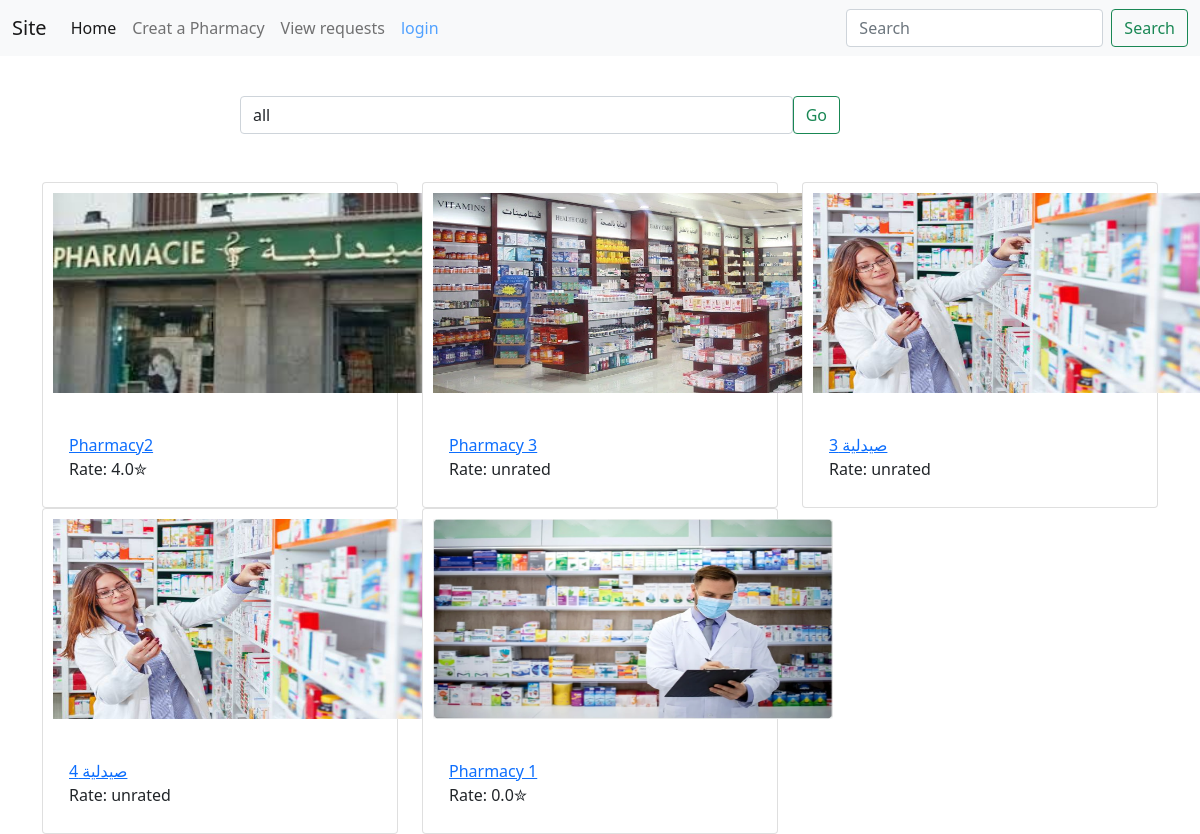
The page / on the database its author committed.
### app/models.py (models this page shows, shortened)
class Pharmacy(models.Model):
    user=models.ForeignKey(settings.AUTH_USER_MODEL,
        on_delete=models.CASCADE)
    Title = models.CharField(max_length=200)
    description=models.TextField()
    feed=models.DecimalField(max_digits=5,decimal_places=1,default=Decimal(3.0),null=True,blank=True)
    numoffeeds=models.DecimalField(max_digits=10**9,decimal_places=1,default=Decimal(0.0),null=True,blank=True)
    image = models.ImageField(default="")
    location=models.ForeignKey(government,on_delete=models.CASCADE,default=0)
    info_for_accepted_requests=models.TextField(default='')
    open=models.BooleanField(default=True)

### app/views.py (the view)
# urls.py: path('',homepage,name="home"),
def homepage(request):
    gv="all"
    phs=list(Pharmacy.objects.all().order_by('-feed'))
    gev=list(government.objects.all())
    return render(request,template_name="home.html",context={"phs":phs,"gev":gev,"gv":gv})

### app/models.py (called while the page is built)
    def __str__(self):
        return self.text

### templates/home.html (shortened to what this page needs)
<!DOCTYPE html>
{% extends 'Base.html' %}
{% block content %}
<html lang="en">
<head>
</head>
<body>
&nbsp&nbsp<form class="d-flex" style="width:50%;margin-left:20%;">
<select name="Location" id="Location" class="form-control">
    <option value="{% url 'home' %}">all</option>
</select>
    <input type=button class="btn btn-outline-success" value="Go" onclick="goToNewPage()" />
</form>
<br><br>
<div class="container">
{% for ph in phs %}
{% if forloop.counter0 == 0 %}
<div class="row" style="">
    {% endif %}
    <div class="col-lg-4 col-md-6 col-sm-12">
        <div class="card" style="width: 100%;padding:10px;">
  <img src="{{ph.image.url}}" height="200" width="400" /><br>
  <div class="card-body">
    <a href="{% url 'pharmacy' ph.id %}">{{ph.Title}}</a>
     <br> Rate:
{% if ph.numoffeeds|add:"0" == 0 %}
unrated
{% else %}
{{ph.feed}}✮
    {% endif %}
  </div>
</div>
 </div>
{% endfor %}
{% for ph in phs %}
{% if forloop.counter0 == 0 %}
</div>
    {%endif%}
    {% endfor %}</div>
</body>
</html>
{% endblock %}

### templates/Base.html (shortened to what this page needs)
{% block content1 %}
{% load static %}
<link href="{% static 'bootstrap/bootstrap.css' %}" rel="stylesheet" >
<link href="https://cdn.jsdelivr.net/npm/bootstrap@5.1.3/dist/css/bootstrap.min.css" rel="stylesheet">
<nav class="navbar navbar-expand-lg navbar-light bg-light fixed-top" >
  <div class="container-fluid">
    <a class="navbar-brand" href="{% url 'home' %}">Site</a>
    <div class="collapse navbar-collapse" id="navbarSupportedContent">
      <ul class="navbar-nav me-auto mb-2 mb-lg-0">
        <li class="nav-item">
          <a class="nav-link active" aria-current="page" href="{% url 'home' %}">Home</a>
        </li>
<li class="nav-item " >
    <a class="nav-link" href="{% url 'create' %}">Creat a Pharmacy</a></li>
   <li class="nav-item " > <a class="nav-link" href="{% url 'viewrequests' 'pending' %}">View requests</a>
</li>
<li class="nav-item " >
{% if user.is_authenticated %}
<a class="nav-link" href="{% url 'logout' %}" style="color:red">logout</a>
{% else %}
<a class="nav-link" href="{% url 'login' %}" style="color:#50A1FF">login</a>
{% endif %}</li>
      </ul>
      <form class="d-flex">
        <input class="form-control me-2" type="search" placeholder="Search" aria-label="Search">
        <button class="btn btn-outline-success" type="submit">Search</button>
      </form>
    </div>
  </div>
</nav><br><br><br>
{% endblock %}
{% block content %}
{% endblock %}

### rows shown on the page
Pharmacy: image (picture), Title "Pharmacy2", feed "4.0"
Pharmacy: image (picture), Title "Pharmacy 3", numoffeeds "unrated"
Pharmacy: image (picture), Title "صيدلية 3", numoffeeds "unrated"
Pharmacy: image (picture), Title "صيدلية 4", numoffeeds "unrated"
Pharmacy: image (picture), Title "Pharmacy 1", feed "0.0"
